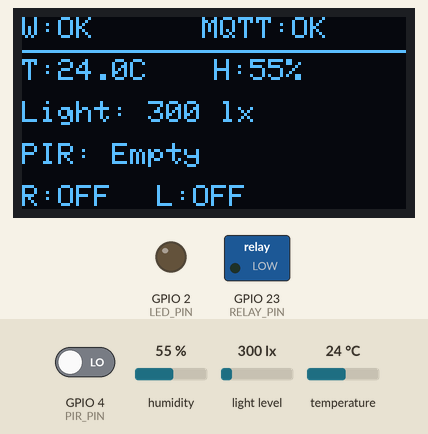
Simulated run of this sketch. Board: ESP32. Parts: 128×64 one-colour display, switched loads named in the sketch (green lamp = pin HIGH), output pins drawn as LEDs (lit = HIGH). The test bench sets the inputs (shaded band); at power-on: GPIO 4 (PIR_PIN) LOW, light level 300 lx, humidity 55 %, temperature 24 °C. WiFi joins after 1.5 s; servers stay silent unless stated; the local clock reads 2024-03-15 10:24:30 at power-on unless the sketch sets it; random numbers use the default seed unless the sketch sets one; no MQTT or app messages arrive unless stated; what the sketch prints to the serial monitor is not drawn.

Above: at 14.5 s.
14.6 s: GPIO 4 (PIR_PIN) driven HIGH
At 16.2 s:
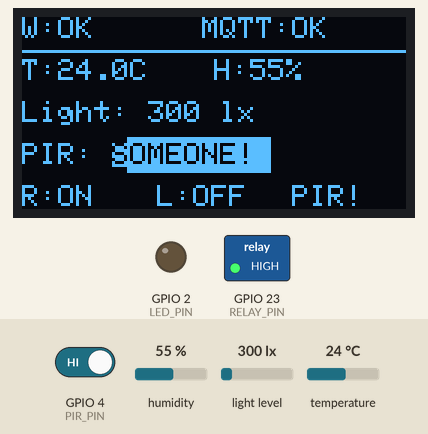
16.5 s: light level set to 54 lx
At 17.0 s:
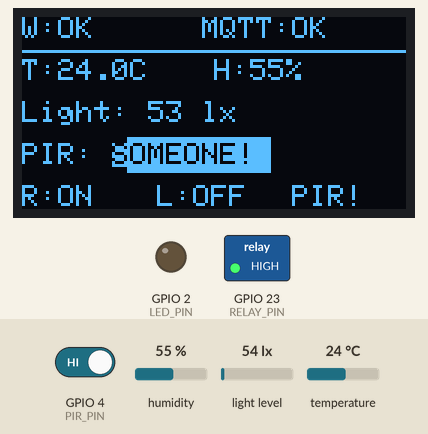
18.0 s: light level set to 44 lx
At 19.0 s:
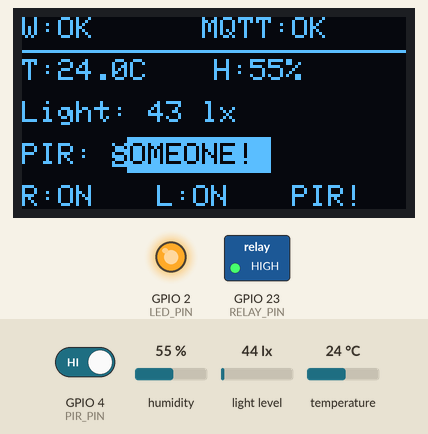
19.6 s: GPIO 4 (PIR_PIN) driven LOW
At 20.9 s:
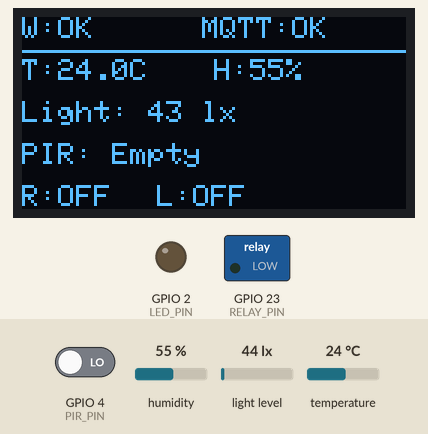
21.2 s: GPIO 4 (PIR_PIN) driven HIGH
At 21.7 s:
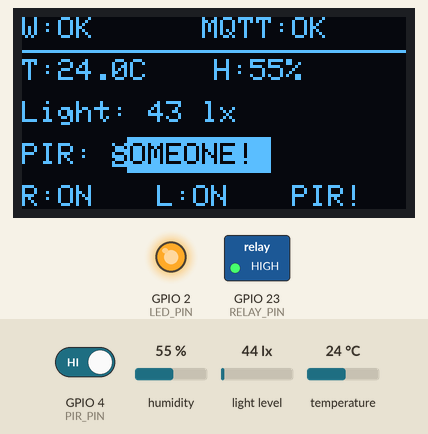
22.8 s: humidity set to 22 %
At 25.3 s:
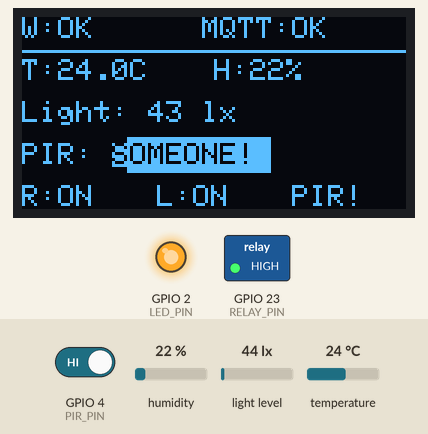
Timing chart, 0 to 26.5 s (numbered marks = the images above; inputs shaded):
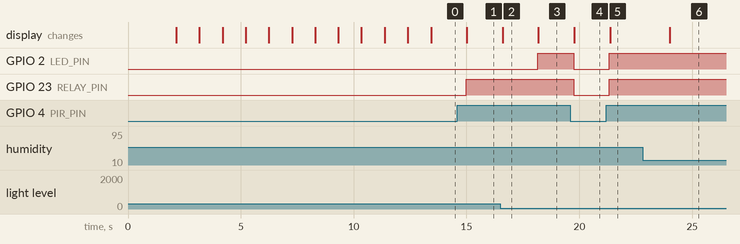

The sketch:

mqtt_test.ino
```cpp
/*
 * ESP32 智能家居系统 - MQTT 数据上传
 * Week 2 Day 3（Day 1=WiFi, Day 2=注册EMQX, Day 3=真正发MQTT数据）
 *
 * 功能：
 *   1. 连接 WiFi（2.4GHz）
 *   2. 通过 TLS 加密连接 EMQX Cloud MQTT Broker
 *   3. 每 2 秒读取所有传感器，以 JSON 格式发布到 Topic: sensor/data
 *   4. OLED 实时显示 + 串口同步输出
 *   5. 接收 Web 面板指令独立控制继电器和 LED 灯（各3模式：手动开/手动关/自动）
 *
 * 硬件连接：
 *   DHT22 温湿度  → GPIO 5  (3.3V 供电)
 *   HC-SR501 PIR  → GPIO 4  (5V 供电)
 *   继电器模块     → GPIO 23 (5V 供电，高电平触发)
 *   LED 灯模块    → GPIO 2  (3.3V 供电，S 脚接 GPIO2)
 *   OLED SSD1306  → I2C (SDA=GPIO21, SCL=GPIO22)
 *   BH1750 光照   → I2C (和 OLED 共用)
 *
 * 库依赖（Arduino IDE 库管理器安装）:
 *   1. DHT sensor library        (by Adafruit)
 *   2. BH1750                    (by Christopher Laws)
 *   3. Adafruit SSD1306          (by Adafruit)
 *   4. Adafruit GFX Library      (by Adafruit)
 *   5. PubSubClient              (by Nick O'Leary)     ← 新装这个！
 */

// ============ 引入库 ============
#include <WiFi.h>               // ESP32 WiFi 连接库（自带）
#include <WiFiClientSecure.h>   // TLS 加密连接库（自带，用于 HTTPS 和 MQTTS）
#include <PubSubClient.h>       // MQTT 客户端库（需安装，负责收发 MQTT 消息）
#include <Wire.h>               // I2C 通信库（自带，OLED 和 BH1750 都用 I2C）
#include <Adafruit_GFX.h>       // OLED 绘图基础库（需安装，画文字/线条/方块）
#include <Adafruit_SSD1306.h>   // SSD1306 OLED 驱动库（需安装，控制 0.96寸 OLED）
#include <DHT.h>                // DHT 系列温湿度传感器驱动（需安装）
#include <BH1750.h>             // BH1750 光照传感器驱动（需安装）

// ============ WiFi 配置 ============
const char* WIFI_SSID     = "204";            // WiFi 名字（改成你自己的）
const char* WIFI_PASSWORD = "18581569078";    // WiFi 密码（改成你自己的）

// ============ MQTT 配置 ============
const char* MQTT_BROKER   = "b71f890f.ala.cn-shenzhen.emqxsl.cn";  // EMQX Cloud 服务器地址
const int   MQTT_PORT     = 8883;             // TLS 加密端口（不是普通的 1883）
const char* MQTT_USER     = "esp32";          // EMQX 后台创建的用户名
const char* MQTT_PASS     = "123456";         // 你设的密码
const char* MQTT_TOPIC_DATA = "sensor/data";     // 发布传感器数据到这个话题
const char* MQTT_TOPIC_CMD  = "sensor/command";  // 从这个话题接收控制指令

// ============ EMQX CA 证书（根证书，验证服务器身份用）============
// TLS 连接时，服务器会出示证书，ESP32 用这个 CA 证书来验证"对方确实是 EMQX Cloud"
const char* CA_CERT = R"EOF(
-----BEGIN CERTIFICATE-----
MIIDjjCCAnagAwIBAgIQAzrx5qcRqaC7KGSxHQn65TANBgkqhkiG9w0BAQsFADBh
MQswCQYDVQQGEwJVUzEVMBMGA1UEChMMRGlnaUNlcnQgSW5jMRkwFwYDVQQLExB3
d3cuZGlnaWNlcnQuY29tMSAwHgYDVQQDExdEaWdpQ2VydCBHbG9iYWwgUm9vdCBH
MjAeFw0xMzA4MDExMjAwMDBaFw0zODAxMTUxMjAwMDBaMGExCzAJBgNVBAYTAlVT
MRUwEwYDVQQKEwxEaWdpQ2VydCBJbmMxGTAXBgNVBAsTEHd3dy5kaWdpY2VydC5j
b20xIDAeBgNVBAMTF0RpZ2lDZXJ0IEdsb2JhbCBSb290IEcyMIIBIjANBgkqhkiG
9w0BAQEFAAOCAQ8AMIIBCgKCAQEAuzfNNNx7a8myaJCtSnX/RrohCgiN9RlUyfuI
2/Ou8jqJkTx65qsGGmvPrC3oXgkkRLpimn7Wo6h+4FR1IAWsULecYxpsMNzaHxmx
1x7e/dfgy5SDN67sH0NO3Xss0r0upS/kqbitOtSZpLYl6ZtrAGCSYP9PIUkY92eQ
q2EGnI/yuum06ZIya7XzV+hdG82MHauVBJVJ8zUtluNJbd134/tJS7SsVQepj5Wz
tCO7TG1F8PapspUwtP1MVYwnSlcUfIKdzXOS0xZKBgyMUNGPHgm+F6HmIcr9g+UQ
vIOlCsRnKPZzFBQ9RnbDhxSJITRNrw9FDKZJobq7nMWxM4MphQIDAQABo0IwQDAP
BgNVHRMBAf8EBTADAQH/MA4GA1UdDwEB/wQEAwIBhjAdBgNVHQ4EFgQUTiJUIBiV
5uNu5g/6+rkS7QYXjzkwDQYJKoZIhvcNAQELBQADggEBAGBnKJRvDkhj6zHd6mcY
1Yl9PMWLSn/pvtsrF9+wX3N3KjITOYFnQoQj8kVnNeyIv/iPsGEMNKSuIEyExtv4
NeF22d+mQrvHRAiGfzZ0JFrabA0UWTW98kndth/Jsw1HKj2ZL7tcu7XUIOGZX1NG
Fdtom/DzMNU+MeKNhJ7jitralj41E6Vf8PlwUHBHQRFXGU7Aj64GxJUTFy8bJZ91
8rGOmaFvE7FBcf6IKshPECBV1/MUReXgRPTqh5Uykw7+U0b6LJ3/iyK5S9kJRaTe
pLiaWN0bfVKfjllDiIGknibVb63dDcY3fe0Dkhvld1927jyNxF1WW6LZZm6zNTfl
MrY=
-----END CERTIFICATE-----
)EOF";

// ============ 引脚定义 ============
#define DHTPIN    5        // DHT22 数据脚接 GPIO 5
#define DHTTYPE   DHT22    // 传感器型号 DHT22（不是 DHT11）
#define PIR_PIN   4        // HC-SR501 人体红外传感器信号脚接 GPIO 4
#define RELAY_PIN 23       // 继电器模块信号脚接 GPIO 23（高电平=开，低电平=关）
#define LED_PIN   2        // LED 模块 S 脚接 GPIO 2（VCC→3.3V, GND→GND）

// ============ OLED 配置 ============
#define SCREEN_WIDTH  128  // OLED 屏幕宽度 128 像素
#define SCREEN_HEIGHT 64   // OLED 屏幕高度 64 像素
#define OLED_ADDR     0x3C // OLED 的 I2C 地址（常见的 0x3C 或 0x3D）

// ============ NTP 时间服务器（TLS 证书验证需要正确时间）============
// TLS 握手时会检查证书有效期，ESP32 需要知道"现在几点"才能验证
const char* NTP_SERVER1 = "ntp.aliyun.com";      // 阿里云 NTP 服务器
const char* NTP_SERVER2 = "ntp1.aliyun.com";     // 备用 NTP 服务器
const long   GMT_OFFSET_SEC = 8 * 3600;          // 东八区，比 UTC 快 8 小时（8×3600 秒）
const int    DAYLIGHT_OFFSET = 0;                // 中国没有夏令时，设为 0

// ============ 对象创建（每个传感器/通信模块都需要一个对象）============
WiFiClientSecure espClient;    // 创建一个 TLS 加密网络连接对象
PubSubClient      mqtt(espClient);  // 创建 MQTT 客户端，底层用上面的 TLS 连接
DHT               dht(DHTPIN, DHTTYPE);     // 创建 DHT22 传感器对象
BH1750            lightMeter;   // 创建 BH1750 光照传感器对象
Adafruit_SSD1306  display(SCREEN_WIDTH, SCREEN_HEIGHT, &Wire, -1);  // 创建 OLED 显示对象

// ============ 全局变量 ============
unsigned long lastPublish = 0;          // 记录上次发送 MQTT 的时间（用 millis() 比较）
const long    PUBLISH_INTERVAL = 2000;  // 发送间隔 2000 毫秒 = 2 秒
int           lastPir = -1;             // 记住上次 PIR 状态（-1=还没读过，0=无人，1=有人）
int           remoteRelay = -1;         // 继电器控制模式：-1=自动, 0=手动关, 1=手动开
int           remoteLed   = -1;         // LED 控制模式：-1=自动, 0=手动关, 1=手动开

#define LED_LUX_THRESHOLD 50  // 光照低于 50 勒克斯算"天暗"，LED 自动模式会用到这个阈值

// ============ JSON 解析辅助函数 ============
// 作用：检查收到的 MQTT 消息里是否包含 "key":"value" 这个组合
// 为什么要写这个：Arduino 不自带 JSON 解析库，手动用 strstr 查找字符串更轻量
// 兼容两种格式：{"key":"val"} 和 {"key": "val"}（冒号后面有没有空格都能匹配）
bool jsonHas(const char* msg, const char* key, const char* val) {
  char p1[32], p2[32];  // 临时字符串缓冲区
  snprintf(p1, sizeof(p1), "\"%s\":\"%s\"", key, val);     // 拼出 "key":"val"（无空格）
  snprintf(p2, sizeof(p2), "\"%s\": \"%s\"", key, val);    // 拼出 "key": "val"（有空格）
  return strstr(msg, p1) != NULL || strstr(msg, p2) != NULL;  // 只要匹配到其中一个就返回 true
}

// ============ MQTT 回调函数：收到 Web 面板发来的控制指令时自动调用 ============
// topic:   发来消息的话题（"sensor/command"）
// payload: 消息内容（字节数组，比如 {"relay":"on"}）
// length:  消息长度
void mqttCallback(char* topic, byte* payload, unsigned int length) {
  // 把 byte 数组转成 C 字符串（末尾加 '\0' 结束符）
  char msg[100];  // 最多存 99 个字符
  unsigned int len = length < 99 ? length : 99;  // 防止超出缓冲区
  memcpy(msg, payload, len);  // 复制内容
  msg[len] = '\0';            // 加结束符

  Serial.print("[MQTT] 收到指令: ");  // 串口打印收到的消息
  Serial.println(msg);

  // ---- 继电器命令解析 ----
  // 检查消息里有没有 "relay":"on" → 手动开继电器
  if (jsonHas(msg, "relay", "on")) {
    remoteRelay = 1;                    // 标记为"手动开"模式
    digitalWrite(RELAY_PIN, HIGH);     // 给继电器引脚高电平 → 继电器闭合 → 电器通电
    Serial.println("  → 继电器: 手动开");
  }
  // 检查 "relay":"off" → 手动关继电器
  else if (jsonHas(msg, "relay", "off")) {
    remoteRelay = 0;                    // 标记为"手动关"模式
    digitalWrite(RELAY_PIN, LOW);       // 低电平 → 继电器断开 → 电器断电
    Serial.println("  → 继电器: 手动关");
  }
  // 检查 "relay":"auto" → 切回自动模式
  else if (jsonHas(msg, "relay", "auto")) {
    remoteRelay = -1;                   // 标记为"自动"模式（后面 loop 会根据 PIR 自动控制）
    Serial.println("  → 继电器: 切回自动模式");
  }

  // ---- LED 命令解析（和继电器完全独立，互不影响）----
  // 检查 "led":"on" → 手动开 LED
  if (jsonHas(msg, "led", "on")) {
    remoteLed = 1;                      // 标记为"手动开"模式
    digitalWrite(LED_PIN, HIGH);       // 高电平 → LED 亮
    Serial.println("  → LED: 手动开");
  }
  // 检查 "led":"off" → 手动关 LED
  else if (jsonHas(msg, "led", "off")) {
    remoteLed = 0;                      // 标记为"手动关"模式
    digitalWrite(LED_PIN, LOW);         // 低电平 → LED 灭
    Serial.println("  → LED: 手动关");
  }
  // 检查 "led":"auto" → 切回自动模式
  else if (jsonHas(msg, "led", "auto")) {
    remoteLed = -1;                     // 标记为"自动"模式（后面 loop 会根据 PIR + 光照自动控制）
    Serial.println("  → LED: 切回自动模式");
  }
}

// ============ 时间同步函数 ============
// 为什么要同步时间：TLS 握手时要验证证书有效期，ESP32 必须知道当前时间
// 没有时间 → 无法验证证书 → TLS 连接失败 → MQTT 连不上
void syncTime() {
  // 配置 NTP 服务器，ESP32 会向这些服务器请求当前时间
  configTime(GMT_OFFSET_SEC, DAYLIGHT_OFFSET, NTP_SERVER1, NTP_SERVER2);
  Serial.print("同步时间中");

  int retry = 0;              // 重试计数器
  struct tm timeinfo;         // 时间结构体（年月日时分秒）
  // 循环等待时间同步成功，最多重试 20 次（每次等 1 秒）
  while (!getLocalTime(&timeinfo) && retry < 20) {
    Serial.print(".");       // 每秒打印一个点，表示在等待
    delay(1000);              // 等 1 秒
    retry++;                  // 重试次数 +1
  }

  // 检查是否同步成功
  if (retry >= 20) {
    Serial.println("\n时间同步失败！检查 WiFi 能否访问互联网");
  } else {
    Serial.println("\n时间同步成功");
    Serial.print("当前时间: ");
    Serial.println(&timeinfo, "%Y-%m-%d %H:%M:%S");  // 打印格式化时间
  }
}

// ============ MQTT 连接函数 ============
void connectMQTT() {
  // 循环尝试连接，直到成功为止
  while (!mqtt.connected()) {
    Serial.print("MQTT 连接中...");

    // 生成随机 Client ID（每次不同，避免和旧会话冲突）
    String clientId = "esp32-";                // 前缀
    clientId += String(random(0xffff), HEX);   // 加一个随机十六进制数

    // 尝试连接：传入 Client ID + 用户名 + 密码
    if (mqtt.connect(clientId.c_str(), MQTT_USER, MQTT_PASS)) {
      Serial.println(" 成功!");
      mqtt.subscribe(MQTT_TOPIC_CMD);          // 订阅控制指令话题
      Serial.print("  已订阅: ");
      Serial.println(MQTT_TOPIC_CMD);
    } else {
      // 连接失败，打印状态码（常见：-4=超时, -2=认证失败, -1=断开）
      Serial.print(" 失败, 状态码=");
      Serial.print(mqtt.state());
      Serial.println(" (5秒后重试)");
      delay(5000);  // 等 5 秒再重试
    }
  }
}

// ============ 发布传感器数据到 MQTT ============
// 把温度、湿度、光照、PIR、继电器、LED 状态打包成 JSON 发出去
void publishSensorData(float temp, float humi, float lux, int pir, int relay, int led) {
  // 手动拼接 JSON 字符串（不用 ArduinoJson 库，省内存）
  // snprintf 格式化：%.1f=保留1位小数, %.0f=不保留小数, %d=整数
  char msg[200];  // JSON 消息缓冲区
  snprintf(msg, sizeof(msg),
    "{\"temp\":%.1f,\"humi\":%.1f,\"lux\":%.0f,\"pir\":%d,\"relay\":%d,\"led\":%d}",
    temp, humi, lux, pir, relay, led);

  // 发布到 sensor/data 话题
  if (mqtt.publish(MQTT_TOPIC_DATA, msg)) {
    Serial.print("MQTT 已发送: ");
    Serial.println(msg);
  } else {
    Serial.println("MQTT 发送失败!");  // 可能是 MQTT 断开了
  }
}

// ============ OLED 显示函数 ============
// 在 0.96 寸 OLED 上显示所有传感器状态和控制状态
void showOLED(float temp, float humi, float lux, int pir, int relay, int led,
              bool wifiOk, bool mqttOk) {
  display.clearDisplay();         // 清空屏幕缓冲区
  display.setTextColor(SSD1306_WHITE);  // 白色文字（OLED 是黑底白字）
  display.setTextSize(1);        // 字号 1（最小，6×8 像素/字符）

  // ---- 第 1 行：WiFi 和 MQTT 连接状态 ----
  display.setCursor(0, 0);       // 光标移到左上角
  display.print(wifiOk ? "W:OK" : "W:--");     // WiFi 连上显示 OK，没连上显示 --
  display.setCursor(60, 0);      // 光标移到右边
  display.print(mqttOk ? "MQTT:OK" : "MQTT:--");  // MQTT 同理

  // 分割线（横线，把状态栏和传感器数据分开）
  display.drawLine(0, 11, 128, 11, SSD1306_WHITE);

  // ---- 第 2 行：温度和湿度 ----
  display.setCursor(0, 14);
  display.print("T:");           // 温度标签
  if (!isnan(temp)) {            // isnan 检查是不是无效值（DHT22 读取失败会返回 NaN）
    display.print(temp, 1);      // 显示温度，保留 1 位小数
    display.print("C");          // 摄氏度
  } else {
    display.print("--");        // 读取失败显示 --
  }

  display.setCursor(64, 14);    // 右半边显示湿度
  display.print("H:");
  if (!isnan(humi)) {
    display.print(humi, 0);      // 湿度，不保留小数
    display.print("%");
  } else {
    display.print("--");
  }

  // ---- 第 3 行：光照强度 ----
  display.setCursor(0, 28);
  display.print("Light: ");
  if (lux >= 0) {               // BH1750 读取失败会返回负数
    display.print(lux, 0);     // 光照值（勒克斯）
    display.print(" lx");
  } else {
    display.print("--");
  }

  // ---- 第 4 行：人体检测（PIR）----
  display.setCursor(0, 42);
  display.print("PIR: ");
  if (pir == HIGH) {
    // 有人时画一个反色高亮方块（白底黑字），醒目
    display.fillRect(35, 40, 48, 12, SSD1306_WHITE);  // 画白色方块
    display.setTextColor(SSD1306_BLACK, SSD1306_WHITE); // 设为黑字白底
    display.print("SOMEONE!");   // 显示"有人"
    display.setTextColor(SSD1306_WHITE);  // 恢复白字黑底
  } else {
    display.print("Empty");      // 无人
  }

  // ---- 第 5 行：继电器 + LED 状态（各自独立显示）----
  display.setCursor(0, 56);
  display.print("R:");                          // R = Relay 继电器
  display.print(relay == HIGH ? "ON " : "OFF");  // 高电平=ON，低电平=OFF
  display.setCursor(45, 56);
  display.print("L:");                           // L = LED 灯
  display.print(led == HIGH ? "ON " : "OFF");    // 同上
  if (pir == HIGH) {                             // 如果有人，最右边显示 PIR!
    display.setCursor(90, 56);
    display.print("PIR!");
  }

  display.display();  // 把缓冲区内容刷新到屏幕上（必须调用，否则不显示）
}

// ============ SETUP（开机只执行一次）============
void setup() {
  Serial.begin(115200);         // 串口波特率 115200（串口监视器也要设成这个值）
  randomSeed(analogRead(0));    // 用未接的模拟引脚噪声做随机种子（生成随机 Client ID 用）

  // ---- 引脚初始化 ----
  pinMode(PIR_PIN, INPUT_PULLDOWN);  // PIR 引脚设为输入，默认低电平（无人时稳定为 0）
  pinMode(RELAY_PIN, OUTPUT);        // 继电器引脚设为输出
  digitalWrite(RELAY_PIN, LOW);      // 开机默认继电器关闭
  pinMode(LED_PIN, OUTPUT);          // LED 引脚设为输出
  digitalWrite(LED_PIN, LOW);         // 开机默认 LED 关闭

  // ---- 传感器初始化 ----
  dht.begin();                  // 启动 DHT22 传感器
  Wire.begin(21, 22);           // 启动 I2C，SDA=GPIO21, SCL=GPIO22（OLED 和 BH1750 共用）

  // ---- OLED 初始化 ----
  if (!display.begin(SSD1306_SWITCHCAPVCC, OLED_ADDR)) {
    Serial.println("OLED 失败");  // 初始化失败（检查接线）
  }
  // 开机画面
  display.clearDisplay();
  display.setTextSize(1);
  display.setCursor(10, 20);
  display.println("MQTT System");    // 显示系统名称
  display.setCursor(10, 36);
  display.println("Connecting...");  // 显示正在连接
  display.display();                 // 刷新到屏幕

  // ---- BH1750 光照传感器初始化 ----
  if (!lightMeter.begin()) {
    Serial.println("BH1750 失败");  // 初始化失败（检查 I2C 接线）
  }

  // ---- 连接 WiFi ----
  Serial.print("连接 WiFi: ");
  Serial.println(WIFI_SSID);
  WiFi.begin(WIFI_SSID, WIFI_PASSWORD);  // 开始连接 WiFi

  // 等待 WiFi 连接，最多等 30 秒
  int wifiTry = 0;
  while (WiFi.status() != WL_CONNECTED && wifiTry < 30) {
    delay(1000);          // 每秒检查一次
    Serial.print(".");    // 打印点表示在等待
    wifiTry++;
  }

  // 检查 WiFi 是否连上
  if (WiFi.status() == WL_CONNECTED) {
    Serial.println("\nWiFi 已连接");
    Serial.print("IP: ");                    // 打印 ESP32 分到的 IP 地址
    Serial.println(WiFi.localIP());
  } else {
    Serial.println("\nWiFi 连接失败!");
  }

  // ---- 同步时间（TLS 连接前必须做）----
  syncTime();

  // ---- MQTT TLS 配置 ----
  espClient.setCACert(CA_CERT);       // 加载 CA 证书（验证 EMQX Cloud 服务器身份）
  mqtt.setServer(MQTT_BROKER, MQTT_PORT);  // 设置 MQTT 服务器地址和端口
  mqtt.setCallback(mqttCallback);     // 注册回调函数（收到消息时自动调用）
  connectMQTT();                     // 开始连接 MQTT

  // ---- HC-SR501 PIR 传感器预热（上电后需要约 10 秒稳定）----
  for (int i = 10; i > 0; i--) {      // 10 秒倒计时
    display.clearDisplay();
    display.setCursor(20, 24);
    display.print("PIR warmup: ");    // 显示预热倒计时
    display.print(i);
    display.print("s");
    display.display();
    delay(1000);                     // 每秒减 1
  }

  Serial.println("=== MQTT 系统就绪 ===");
  display.clearDisplay();
  display.setCursor(20, 24);
  display.println("MQTT Ready!");     // 显示就绪
  display.display();
  delay(1000);                       // 停留 1 秒让人看清
}

// ============ LOOP（开机后不断循环执行）============
void loop() {
  // ---- WiFi 断线重连 ----
  if (WiFi.status() != WL_CONNECTED) {
    Serial.println("WiFi 断开，正在重连...");
    WiFi.reconnect();               // 尝试重连 WiFi
    delay(5000);                    // 等 5 秒
    if (WiFi.status() == WL_CONNECTED) {
      syncTime();                   // WiFi 恢复后重新同步时间（断线期间时间可能偏差）
    }
  }

  // ---- MQTT 断线重连 ----
  if (!mqtt.connected()) {
    connectMQTT();                  // 尝试重新连接 MQTT
  }
  mqtt.loop();                      // 处理 MQTT 后台任务（必须每轮调用，负责心跳包、接收消息等）

  // ---- 读取所有传感器 ----
  float temp  = dht.readTemperature();   // 读温度（℃）
  float humi  = dht.readHumidity();      // 读湿度（%）
  float lux   = lightMeter.readLightLevel();  // 读光照（勒克斯 lx）
  int   pir   = digitalRead(PIR_PIN);     // 读人体红外（HIGH=有人, LOW=无人）

  // ---- 自动控制逻辑（继电器和LED各自独立）----

  // 继电器自动模式：有人 → 开继电器，无人 → 关继电器
  if (remoteRelay == -1) {                 // -1 表示自动模式
    if (pir == HIGH) {                     // PIR 检测到有人
      digitalWrite(RELAY_PIN, HIGH);      // 开继电器
    } else {                               // 无人
      digitalWrite(RELAY_PIN, LOW);       // 关继电器
    }
  }
  // 注意：如果 remoteRelay != -1（手动模式），这里什么都不做
  //       继电器保持 mqttCallback 里设置的状态不变

  // LED 自动模式：有人 并且 天暗 → 亮灯，否则 → 灭灯
  if (remoteLed == -1) {                                        // -1 表示自动模式
    if (pir == HIGH && lux < LED_LUX_THRESHOLD) {              // 有人 且 光照 < 50lx（天暗）
      digitalWrite(LED_PIN, HIGH);                             // 亮灯
    } else {                                                    // 没人 或 天不暗
      digitalWrite(LED_PIN, LOW);                              // 灭灯
    }
  }
  // 同理：remoteLed != -1（手动模式）时，LED 保持 mqttCallback 设的状态

  // 读取当前继电器和 LED 的实际状态（用于发送数据和显示）
  int relay = digitalRead(RELAY_PIN);   // 读继电器引脚当前电平
  int led   = digitalRead(LED_PIN);     // 读 LED 引脚当前电平

  // ---- 定时发布 MQTT 数据 ----
  unsigned long now = millis();                              // 获取开机后经过的毫秒数
  bool shouldPublish = (now - lastPublish >= PUBLISH_INTERVAL);  // 距上次发送是否够 2 秒

  // PIR 状态发生变化时 → 立刻发一条，不等 2 秒（保证事件实时性）
  if (lastPir != -1 && pir != lastPir) {                    // lastPir != -1 排除第一次读取
    Serial.print("⚠ PIR 变化: ");
    Serial.print(lastPir ? "有人→无人" : "无人→有人");
    shouldPublish = true;                                    // 标记为"需要发送"
  }
  lastPir = pir;  // 更新上次 PIR 状态，供下一轮比较

  // 如果需要发送数据
  if (shouldPublish) {
    lastPublish = now;  // 更新上次发送时间

    // 双重保险：发送前再检查一次 MQTT 连接
    if (!mqtt.connected()) {
      connectMQTT();    // 断了就重连
    }

    publishSensorData(temp, humi, lux, pir, relay, led);  // 发送 JSON 数据
  }

  // ---- OLED 显示 ----
  showOLED(temp, humi, lux, pir, relay, led,
           WiFi.status() == WL_CONNECTED,  // WiFi 是否连着
           mqtt.connected());               // MQTT 是否连着

  delay(500);  // 每轮循环等 500 毫秒（控制循环速度，不要太快）
}
```

Measured:
- the behaviour switches between 50 and 49 lx on light level (found by bisection; images 2 and 3)
- after the input at 14.6 s, GPIO 23 (RELAY_PIN): LOW → HIGH after 0.38 s; the display: changes after 0.41 s (image 1)
- after the input at 16.5 s, the display: changes after 0.10 s (image 2)
- after the input at 18.0 s, GPIO 2 (LED_PIN): LOW → HIGH after 0.16 s; the display: changes after 0.19 s (image 3)
- after the input at 19.6 s, GPIO 2 (LED_PIN), GPIO 23 (RELAY_PIN): HIGH → LOW after 0.15 s; the display: changes after 0.18 s (image 4)
- after the input at 21.2 s, GPIO 2 (LED_PIN), GPIO 23 (RELAY_PIN): LOW → HIGH after 0.13 s; the display: changes after 0.16 s (image 5)
- after the input at 22.8 s, the display: changes after 1.2 s (image 6)
